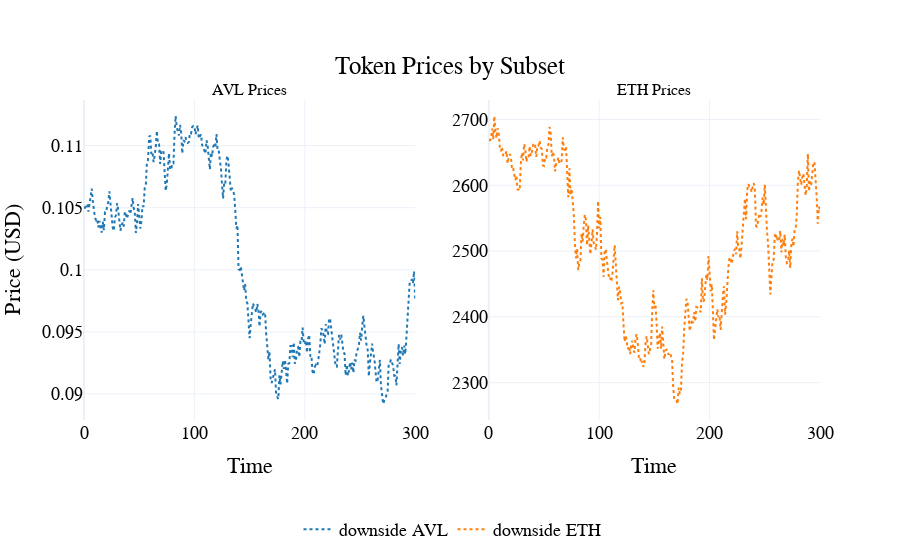

Notebook source saved alongside this figure:
### Code cell
visualizations.plot_token_price_per_subset(
    df,
    scenario_names={
        0: "downside",
    }
)

### Figure 1 — Plotly figure (JSON) as saved in the notebook; plotly's stock layout.template omitted (floating-point values rounded to 4 significant figures; data arrays with more than 128 entries replaced by an {"elided": "..."} marker saying what was removed)
{"data": [{"line": {"color": "#1f77b4", "dash": "dot"}, "mode": "lines", "name": "downside AVL", "type": "scatter", "x": {"elided": "2101 int values"}, "xaxis": "x", "y": {"elided": "2101 float values"}, "yaxis": "y"}, {"line": {"color": "#ff7f0e", "dash": "dot"}, "mode": "lines", "name": "downside ETH", "type": "scatter", "x": {"elided": "2101 int values"}, "xaxis": "x2", "y": {"elided": "2101 float values"}, "yaxis": "y2"}], "layout": {"annotations": [{"font": {"size": 16}, "showarrow": false, "text": "AVL Prices", "x": 0.225, "xanchor": "center", "xref": "paper", "y": 1, "yanchor": "bottom", "yref": "paper"}, {"font": {"size": 16}, "showarrow": false, "text": "ETH Prices", "x": 0.775, "xanchor": "center", "xref": "paper", "y": 1, "yanchor": "bottom", "yref": "paper"}], "font": {"color": "black", "family": "Arial", "size": 18}, "hovermode": "x unified", "legend": {"font": {"color": "black", "size": 18}, "orientation": "h", "x": 0.5, "xanchor": "center", "y": -0.4, "yanchor": "bottom"}, "paper_bgcolor": "rgba(255, 255, 255, 1)", "plot_bgcolor": "rgba(255, 255, 255, 1)", "title": {"text": "Token Prices by Subset", "x": 0.5, "xanchor": "center", "y": 0.9, "yanchor": "top"}, "xaxis": {"anchor": "y", "domain": [0, 0.45], "title": {"text": "Time"}}, "xaxis2": {"anchor": "y2", "domain": [0.55, 1], "title": {"text": "Time"}}, "yaxis": {"anchor": "x", "domain": [0, 1], "title": {"text": "Price (USD)"}}, "yaxis2": {"anchor": "x2", "domain": [0, 1]}}}
